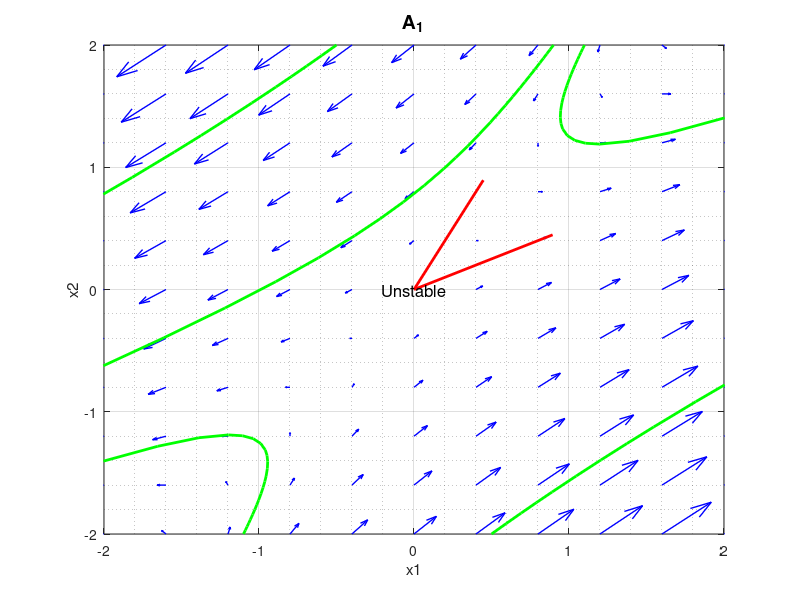
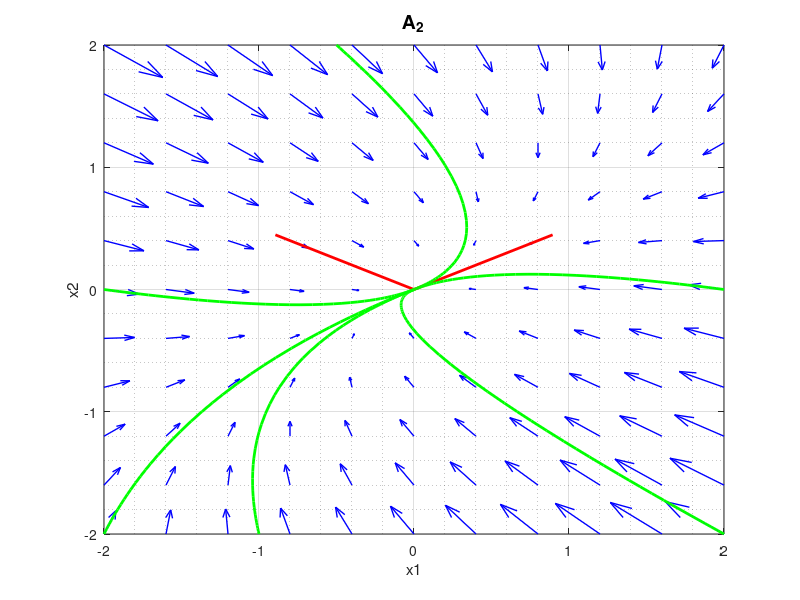

These figures' MATLAB source, in order: (Note: this script raises an error after producing the figures.)
clc; clear all; close all;

%----------initialize-----------%
A = cell(1, 3);
A{1} = [3 -2; 2 -2];
A{2} = [-3/4 1/2; 1/8 -3/4];
A{3} = [-1 -4; 1 -1];

Xi = cell(1, 3);
xi1 = cell(1, 5);
xi1{1}=[-1.1 -2];xi1{2}=[0.9 2];xi1{3}=[-0.5 2];xi1{4}=[0.5 -2];xi1{5}=[1.1 2];
xi2 = cell(1, 6);
xi2{1}=[-2 -2];xi2{2}=[-2 0];xi2{3}=[-0.5 2];xi2{4}=[-1 -2];xi2{5}=[2 0];xi2{6}=[2 -2];
xi3 = cell(1, 4);
xi3{1}=[2 2];xi3{2}=[-2 -2];xi3{3}=[-2 -1];xi3{4}=[2 0];

Xi{1} = xi1;
Xi{2} = xi2;
Xi{3} = xi3;
%----------------------------------%          

x1 = linspace(-2,2,11);
x2 = linspace(-2,2,11);
[X1 X2] = meshgrid(x1,x2);

for i = 1:3
    x1dot = A{i}(1,1)*X1 +A{i}(1,2)*X2;
    x2dot = A{i}(2,1)*X1 + A{i}(2,2)*X2;

    [V, D] = eig(A{i});
 
    % plot velocity field (a)
    figure(i)
    grid on; grid minor;
    quiver(X1,X2,x1dot,x2dot,'b','LineWidth',1); hold on
    xlim([-2 2]);
    ylim([-2 2]);
    xlabel('x1');
    ylabel('x2');
    grid on; grid minor;
    title(['A_', num2str(i)], 'FontSize', 14);
    
    % if the eigenvalues of A are real, plot eigenvectors.(b)
    if isreal(D)
        for j = 1:2
            plot([0, V(1, j)], [0, V(2, j)], 'r', 'LineWidth', 2);hold on  % Plot lines specified by eigenvectors
        end
    end
    
    % plot trajectories of the differential equation using the initial conditions
    f = @(t,X) [ A{i}(1,1)*X(1) + A{i}(1,2)*X(2);
                 A{i}(2,1)*X(1) + A{i}(2,2)*X(2)];


    for kk = 1:length(Xi{i})
        [t,x] = ode45(f,[0 20],Xi{i}{kk});
        plot(x(:,1),x(:,2),'g','linewidth',2);hold on
    end

    %Classify the origin (the equilibrium point x1(t) = x2(t) = 0) as stable or unstable.
    real_part = real(diag(D));

    if all(real_part < 0)
        text(0, 0, 'Stable', 'HorizontalSAlignment', 'center', 'FontSize', 12);
    else
        text(0, 0, 'Unstable', 'HorizontalAlignment', 'center', 'FontSize', 12);
    end
 
end


x0 = transpose([2 2]);
t = 0:0.1:10;
x = zeros(2, length(t));

for t_index = 1:length(t)
    x(:, t_index) = expm(A{3} * t(t_index)) * x0;
end
figure(4);
plot(t, x(1,:), t, x(2,:));hold on;
xlabel('Time');
ylabel('Value');
ylim([-2 2]);
legend('x_1', 'x_2');
grid on;


x_1 = 2 * exp(-t) .* cos(2 * t) - 4 * exp(-t) .* sin(2 * t);
x_2 = 2 * exp(-t) .* cos(2 * t) - exp(-t) .* sin(2 * t);
figure(5);
plot(t, x_1, 'LineWidth', 2);
hold on;
plot(t, x_2, 'LineWidth', 2);
xlabel('Time');
ylabel('Value');
title('Plot of x_1 and x_2 over Time');
legend('x_1', 'x_2');
grid on;





